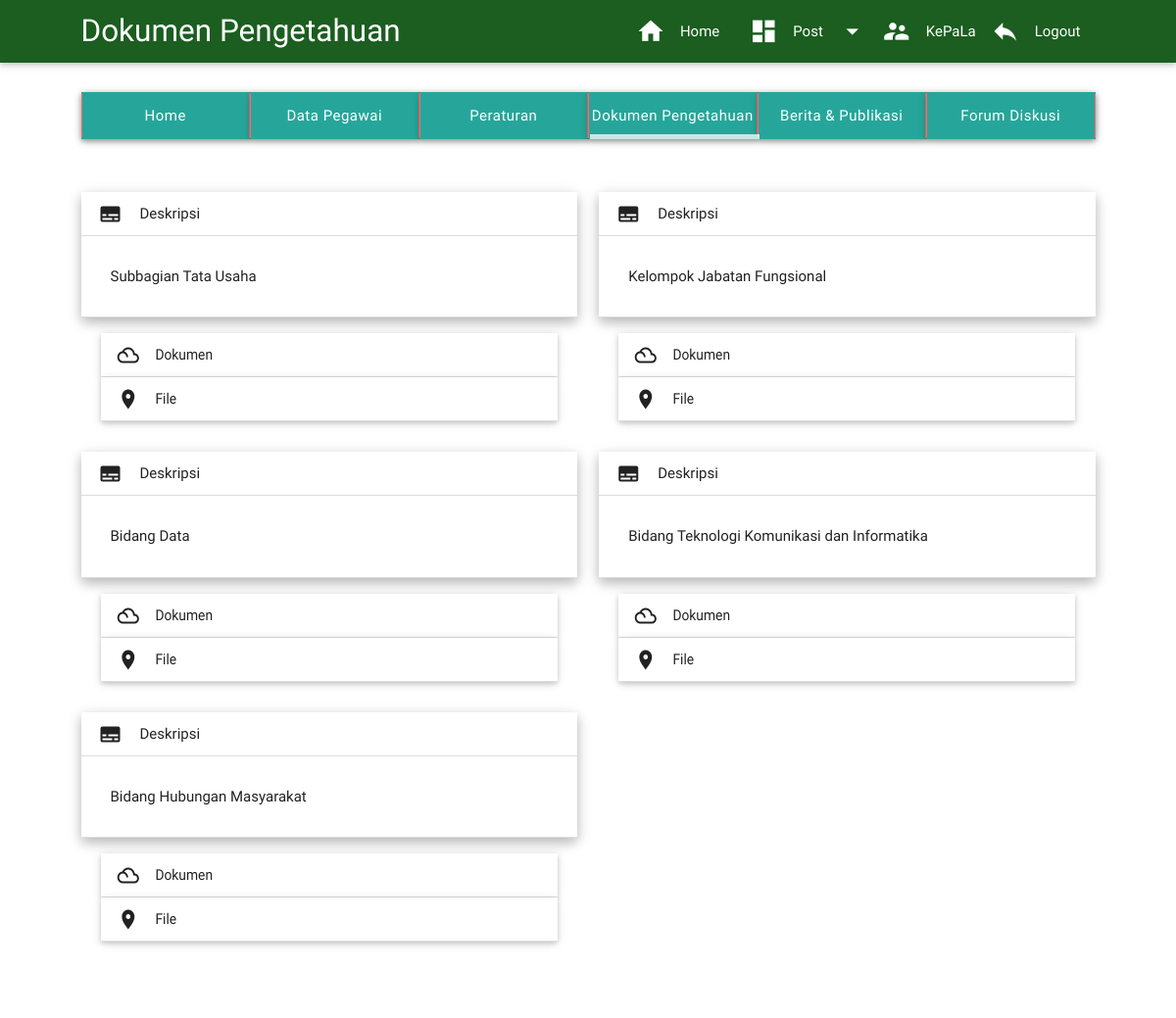
/kepala/module/dokumen/tampil.php (signed in), run on the app's committed database.
### tables this page shows
CREATE TABLE IF NOT EXISTS `divisi` (
  `id` int(11) NOT NULL AUTO_INCREMENT,
  `nama` varchar(50) NOT NULL,
  PRIMARY KEY (`id`)
);

### kepala/module/dokumen/tampil.php (the view, shortened to what this page needs)
<?php
require "includes/header_artikel.php";
?>
<body>
        <main style="margin-top:30px; margin-bottom:30px;">
        <div class="container">
<div class="row">
        <div class="col s12">
                <ul class="tabs z-depth-1">
                        <li class="tab col s12 m2 l2 teal"><a class="white-text btn" href="#home">Home</a></li>
                        <li class="tab col s12 m2 l2 teal"><a class="white-text btn" href="#pegawai">Data Pegawai</a></li>
                        <li class="tab col s12 m2 l2 teal"><a class="white-text btn" href="#peraturan">Peraturan</a></li>
                        <li class="tab col s12 m2 l2 teal"><a class="white-text btn active" href="#dokumen">Dokumen Pengetahuan</a></li>
                        <li class="tab col s12 m2 l2 teal"><a class="white-text btn" href="#berita">Berita & Publikasi</a></li>
                        <li class="tab col s12 m2 l2 teal"><a class="white-text btn" href="#forum">Forum Diskusi</a></li>
                </ul>
        </div>
<div class="col s12 section container" id="dokumen"> <br>
  <div class="section row">
<?php
  $dvs = mysql_query ("SELECT * from divisi ");
  while ($data = mysql_fetch_array ($dvs)) {
?>
<div class="col s6">
  <ul class="collapsible popout" data-collapsible="accordion">
    <li class="active">
      <div class="collapsible-header active"><i class="mdi-av-subtitles"></i>Deskripsi</div>
      <div class="collapsible-body" style="display: block;"><p><?php echo $data['nama'] ?></p></div>
    </li>
    <li>
      <div class="collapsible-header"><i class="mdi-image-filter-drama"></i>Dokumen</div>
    </li>
    <li>
      <div class="collapsible-header"><i class="mdi-maps-place"></i>File</div>
    </li>
  </ul>
  </div>
<?php } ?>
</div>
          </div>
        </div>
      </div>
    </main>
</body>
</html>

### kepala/module/dokumen/includes/header_artikel.php (style rules this page uses)
body { display: flex; min-height: 100vh; flex-direction: column; }
main { flex: 1 0 auto }
.container { width:90% }

### kepala/module/dokumen/tampil.php (style rules this page uses)
.tabs .tab a { text-transform: capitalize; line-height: inherit; padding: 0; }
.tabs .tab a { border: 0.1rem solid #ee6e73; border-top: none; border-bottom: none; }

### data on the page
divisi: nama "Subbagian Tata Usaha"
divisi: nama "Kelompok Jabatan Fungsional"
divisi: nama "Bidang Data"
divisi: nama "Bidang Teknologi Komunikasi dan Informatika"
divisi: nama "Bidang Hubungan Masyarakat"

### other printed values
$_SESSION['nama_lengkap'] "KePaLa"
